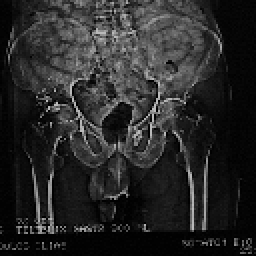
%> input picture Task3_Contrast_Techniques/Pelvis.bmp, 128 x 128 px (shown 2 times larger)
$ octave --eval "CHRISTOULAKIS_IASONAS;"   (GNU Octave 9; MATLAB toolbox functions it lacks are replaced by stand-ins)
%> lines starting %> are read from the running program, lines starting %| are printed output that depends on the picture
function []= CHRISTOULAKIS_IASONAS()


selection = input('Select a method:');
%> the answer given: 1

switch selection

    case 1

    imageFile='pelvis.bmp';
    im1=loadImage(imageFile);
%> in loadImage, im is the input picture: size 128x128 uint8; min 1, max 186, mean 40
    im1=double(im1);
    N=size(im1,1);M=size(im1,2);
%> after `N=size(im1,1)`: N = 128
%> after `M=size(im1,2)`: M = 128
    image_depth=255 ;tones=64;
    tones=256;image_depth=255;
    im2 = APLH_APEIKONISH(im1,image_depth,tones);
    subplot(3,3,1);
    hold on;
    imshow(im1,[]);
    title('original image');
    set(gcf,'Name','Designed by IasonasXrist','NumberTitle','On')
    h_J=f_histogram(im1,tones);
    subplot(3,3,4);plot(h_J/max(h_J) ,'b' )
    title('Histogram');

    subplot(3,3,2);
    gray_val=100; im_val=30;
    im3 = SPASTO_PARA8YRO(im1,gray_val, im_val,image_depth,tones);
    imshow(im3,[]);
    title('Broken Window')

    h_J1=f_histogram(im3,tones);
    subplot(3,3,5);plot(h_J1/max(h_J1),'r' );
    title('CDF-Equation histogram ')

    C =CDF_HistMod_Eqn(im1,tones);
    subplot(3,3,3);
    imshow(C,[]);
    title('HE (CDF)-Equation ')
    h_J2=f_histogram(C,tones);
    subplot(3,3,6);plot(h_J2/max(h_J2) ,'r');
    title('CDF-Equation histogram ')

    case 2

    imageFile='mam1.bmp';
    im1=loadImage(imageFile);
    im1=double(im1);
    N=size(im1,1);M=size(im1,2);
    tones=256;image_depth=255;

    [im2,l1] = linearwindow(im1,image_depth,tones);
    subplot(3,3,1);
    hold on;
    imshow(im2,[]);
    title('Linear window')
    subplot(3,3,4);
    plot([0:image_depth],l1);
    grid on;
    title('Wavelet of Inverse');
    set(gcf,'Name','Designed by IasonasXrist','NumberTitle','On');

    [im3,l2] = coswindow(im1,image_depth,tones);
    subplot(3,3,2);
    hold on;
    imshow(im3,[]);
    title('Cosine Window')
    subplot(3,3,5);
    plot([0:image_depth],l2);
     grid on;
    title('Wavelet of Cosine');


    [im4,l3] = inexpwindow(im1,image_depth,tones);
    subplot(3,3,3);
    hold on;
    imshow(im4,[]);
    title('Exponential Window');

    subplot(3,3,6);
    plot([0:image_depth],l3);
     grid on;
    title('Wavelet of Exponential');


end

% -----------------------APLH_APEIKONISH-------------------------
function [im2]=APLH_APEIKONISH(im1,image_depth,tones)
%> called with image_depth = 255, tones = 256
N=size(im1,1);
%> N = 128
M=size(im1,2);
%> M = 128
im2=zeros(N,M);%ORISMOS NEOY PINAKA POY 8A APO8HKEY8EI  TO APOTELESMA
for i=1:N
    for j=1:M
        v=im1(i,j);
        t=( (tones-1)/(image_depth-0) ) * (v-0);
        im2(i,j)=round(t);
    end;
end;
%> in f_histogram, `h=hist(C,tn);`: h = 256 values, max 1355 at index 5, min 0 at index 1, mean 64
%> in CHRISTOULAKIS_IASONAS, `h_J=f_histogram(im1,tones);`: h_J has the same summary as h in f_histogram

% -----------------------SPASTO_PARA8YRO-------------------------
function [im1] = SPASTO_PARA8YRO(im,gray_val, im_val,image_depth,tones)
%> called with gray_val = 100, im_val = 30, image_depth = 255, tones = 256
N=size(im,1);M=size(im,2);
im1=zeros(N,M);
for i=1:N
    for j=1:M
        if (im(i,j)<=im_val)
            t=((gray_val-0)/(im_val-0) )*(im(i,j)-0) + 0;
            im1(i,j)=round(t);
        end%if
        if (im(i,j)>im_val)
            t=(  ((tones-1)-(gray_val+1))/...
                (image_depth-(im_val+1)) )*(im(i,j)-(im_val+1)) + (gray_val+1);
            im1(i,j)=round(t);
        end
    end
end
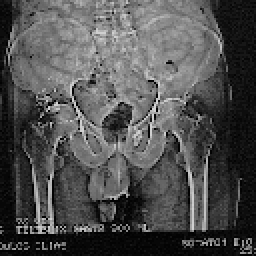
%> im1: size 128x128 double (shown 2 times larger); min 3, max 208, mean 79.5
%> after the loop, t = 3.33
%> in CHRISTOULAKIS_IASONAS, `h_J1=f_histogram(im3,tones);`: h_J1 = 256 values, max 1355 at index 14, min 0 at index 1, mean 64
% -----------------------DIPLO_PARA8YRO-------------------------
% [36 lines left out: function DIPLO_PARA8YRO, not called in this run]
% -----------------------CDF_HistMod_Eqn-------------------------
function [C]=CDF_HistMod_Eqn(B,tones)
%> called with tones = 256

% [5 lines of commented-out code are left out]

B=(tones-1)*B/max(max(B));
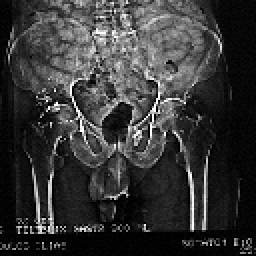
%> B: size 128x128 double (shown 2 times larger); min 1.37, max 255, mean 54.9
M = size(B,1);N=size(B,2);
tone_values = M*M/tones;
%> tone_values = 64

q = tone_values*ones(tones-1);

CDFh = zeros(tones,1); CDFq = zeros(tones,1);
[h]=f_histogram(B,tones);
%> h = 256 values, max 1355 at index 6, min 0 at index 1, mean 64

for i=1:tones
    for j=1:i
       CDFh(i) = CDFh(i) + h(j);
       CDFq(i) = CDFq(i) + q(j);
    end
end
%> after the loop, CDFh = 256 values from 0 to 16384; CDFq = 256 values from 64 to 16384


maxi = max(B(:));
%> maxi = 255
for i=1:M
    for j=1:N
%         p=B(i,j);
        p=(tones-1)*B(i,j)/maxi;
    C(i,j)=(CDFh(round(p+1))/tone_values)-1;
    if C(i,j)<0
        C(i,j)=0;
    end
    end
end
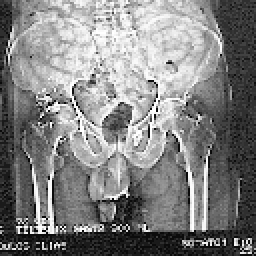
%> C: size 128x128 double (shown 2 times larger); min 11.72, max 255, mean 130.4

%     C=round(C);
% ---------------------f_histogram--------------------------
function [h]=f_histogram(A,tones)
M=size(A,1);N=size(A,2);
tn=0:(tones-1);
C=reshape(A',M*N,1);%from 2d-->1d matrix
h=hist(C,tn);%find histogram
% ---------------------loadImage--------------------------
function [im1]=loadImage(imName)
if(imName(end-1:end) == 'cm')
    im = dicomread(imName);
else
    im = imread(imName);
end
if (size(im,3)>1)
    im1=rgb2gray(im);
else
    im1=im;
end
% ---------------------inexpwindow--------------------------
% [29 lines left out: function inexpwindow, not called in this run]
% ---------------------coswindow--------------------------
% [26 lines left out: function coswindow, not called in this run]
 % ---------------------linearwindow--------------------------
 % [30 lines left out: function linearwindow, not called in this run]
%> in CHRISTOULAKIS_IASONAS, `h_J2=f_histogram(C,tones);`: h_J2 = 256 values, max 1355 at index 49, min 0 at index 1, mean 64
%> `CHRISTOULAKIS_IASONAS;`:
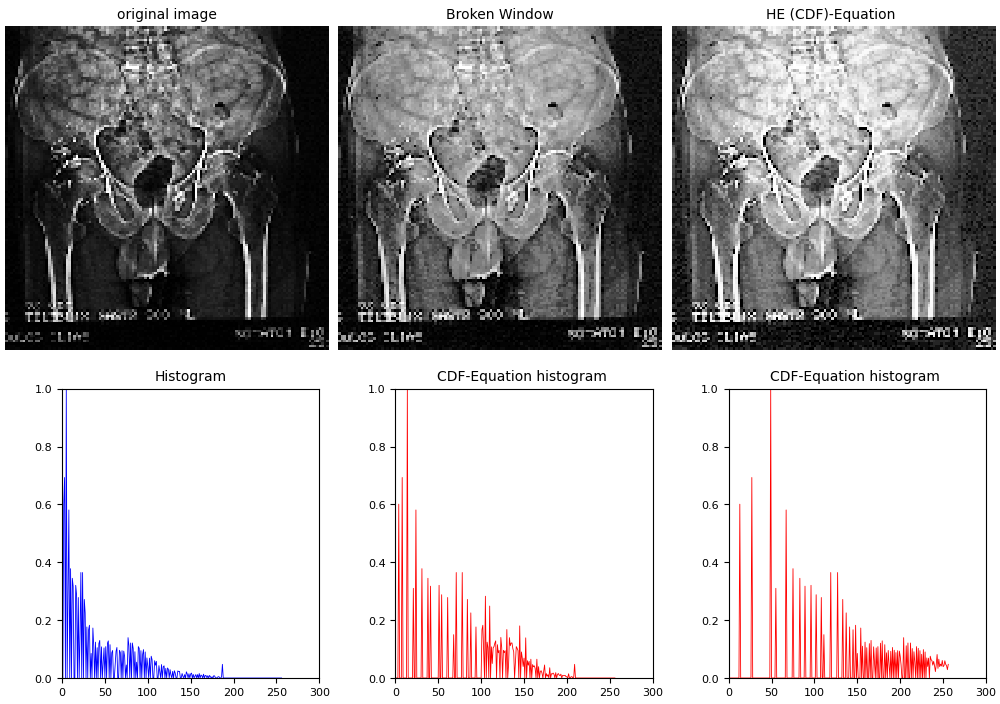
%> figure redrawn from the program's plot data, 6 panels

$ run again, with Task3_Contrast_Techniques/Lung_130.bmp copied over Task3_Contrast_Techniques/Pelvis.bmp
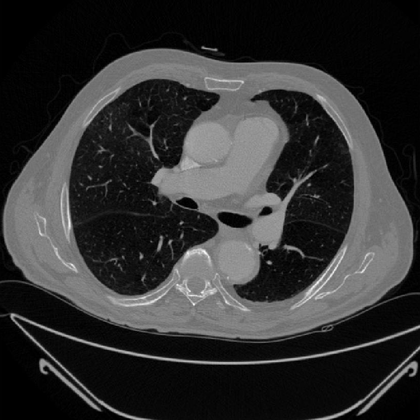
%> input picture Task3_Contrast_Techniques/Lung_130.bmp, 420 x 420 px, shrunk from 823 x 823 before the run
%> in loadImage, im is the input picture: size 420x420 uint8; min 0, max 250, mean 50.7
%> in f_histogram, `h=hist(C,tn);`: h = 256 values, max 10613 at index 3, min 0 at index 236, mean 689.1
%> h_J has the same summary as h in f_histogram
%> after the loop in SPASTO_PARA8YRO, `for i=1:N`:
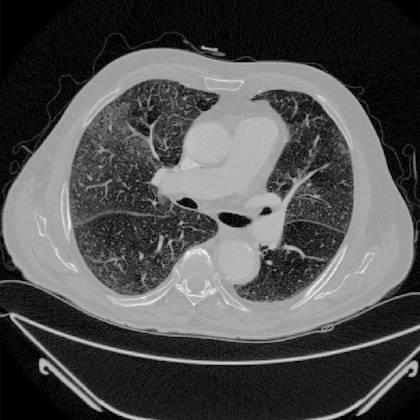
%> im1: size 420x420 double; min 0, max 252, mean 79.3
%> after the loop in SPASTO_PARA8YRO, `for i=1:N`: t = 6.67
%> h_J1 = 256 values, max 10613 at index 8, min 0 at index 2, mean 689.1
%> in CDF_HistMod_Eqn, `[h]=f_histogram(B,tones);`: h = 256 values, max 10613 at index 3, min 0 at index 27, mean 689.1
%> after the loop in CDF_HistMod_Eqn, `for i=1:tones`: CDFh = 256 values from 8370 to 176400; CDFq = 256 values from 689.1 to 176400
%> maxi = 255
%> after the loop in CDF_HistMod_Eqn, `for i=1:M`:
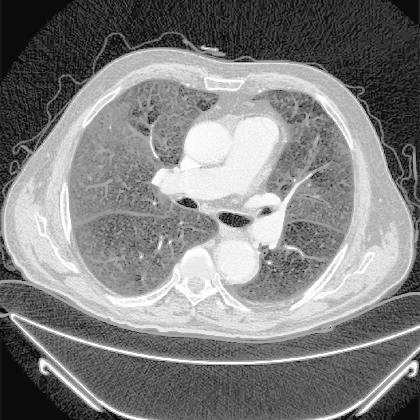
%> C: size 420x420 double; min 11.15, max 255, mean 129.9
%> h_J2 = 256 values, max 10613 at index 38, min 0 at index 1, mean 689.1
